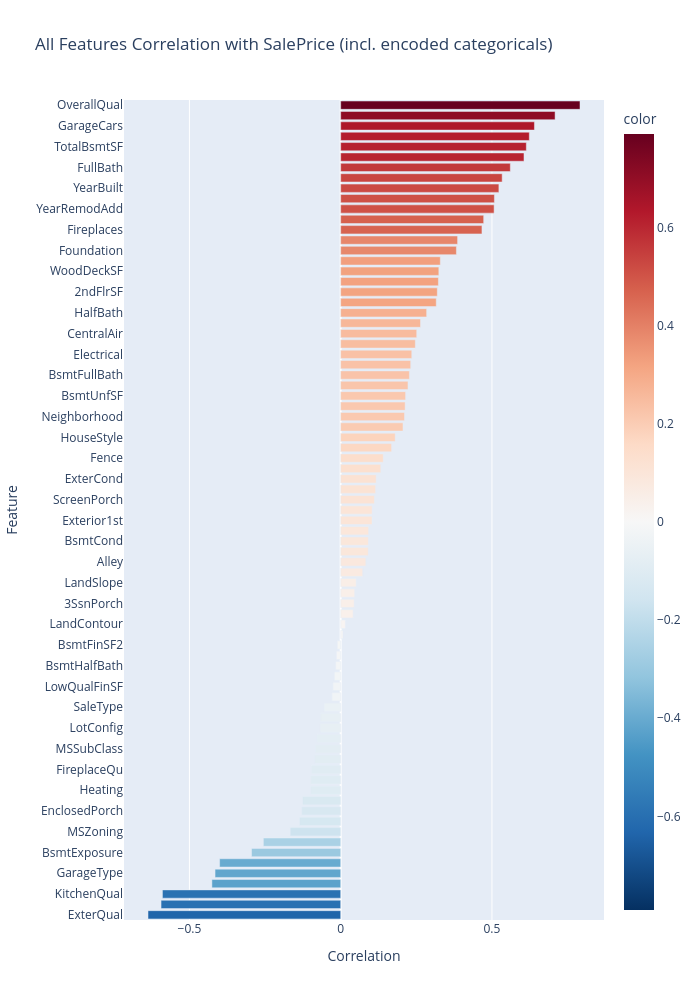

The cell this chart's notebook holds for it:
### Markdown cell above
### Correlation with encoded categorical values

Now, to be a bit more thorough, we will transform categorical data using ordinal encoding in order to add them to our correlation analysis.

### Code cell
# Ordinal-encode all string columns for correlation analysis
houses_encoded = houses.drop("Id").clone()
for col_name in houses_encoded.columns:
    if houses_encoded[col_name].dtype == pl.String:
        cats = sorted(houses_encoded[col_name].unique().to_list())
        mapping = {v: i for i, v in enumerate(cats)}
        houses_encoded = houses_encoded.with_columns(
            pl.col(col_name).replace_strict(mapping, return_dtype=pl.Int64)
        )

# Full correlation with SalePrice including encoded categoricals
corr_full = houses_encoded.to_pandas().corr()["SalePrice"].drop("SalePrice").sort_values(ascending=False)

fig = px.bar(
    x=corr_full.values, y=corr_full.index,
    orientation="h", color=corr_full.values,
    color_continuous_scale="RdBu_r", color_continuous_midpoint=0,
    title="All Features Correlation with SalePrice (incl. encoded categoricals)",
    labels={"x": "Correlation", "y": "Feature"},
)
fig.update_layout(height=1000, width=700, yaxis=dict(autorange="reversed"))
fig.show()

### Figure 1 — Plotly figure (JSON) as saved in the notebook; plotly's stock layout.template omitted (floating-point values rounded to 4 significant figures)
{"data": [{"hovertemplate": "Correlation=%{x}<br>Feature=%{y}<br>color=%{marker.color}<extra></extra>", "legendgroup": "", "marker": {"color": [0.791, 0.7086, 0.6404, 0.6234, 0.6136, 0.6059, 0.5607, 0.5337, 0.5229, 0.508, 0.5071, 0.4726, 0.4669, 0.3864, 0.3825, 0.3292, 0.3244, 0.323, 0.3193, 0.3159, 0.2841, 0.2638, 0.2513, 0.2467, 0.2349, 0.2314, 0.2271, 0.2224, 0.2145, 0.2131, 0.2109, 0.206, 0.1802, 0.1682, 0.1406, 0.1324, 0.1173, 0.1153, 0.1114, 0.1038, 0.1036, 0.0924, 0.0915, 0.09115, 0.08312, 0.07272, 0.05115, 0.04643, 0.04458, 0.04104, 0.01545, 0.007513, -0.01138, -0.01431, -0.01684, -0.02119, -0.02561, -0.02892, -0.05491, -0.06632, -0.0674, -0.07786, -0.08428, -0.08559, -0.09718, -0.09873, -0.09881, -0.1261, -0.1286, -0.1359, -0.1669, -0.2556, -0.2946, -0.4002, -0.4153, -0.4257, -0.5892, -0.5937, -0.6369], "coloraxis": "coloraxis", "pattern": {"shape": ""}}, "name": "", "orientation": "h", "showlegend": false, "textposition": "auto", "type": "bar", "x": [0.791, 0.7086, 0.6404, 0.6234, 0.6136, 0.6059, 0.5607, 0.5337, 0.5229, 0.508, 0.5071, 0.4726, 0.4669, 0.3864, 0.3825, 0.3292, 0.3244, 0.323, 0.3193, 0.3159, 0.2841, 0.2638, 0.2513, 0.2467, 0.2349, 0.2314, 0.2271, 0.2224, 0.2145, 0.2131, 0.2109, 0.206, 0.1802, 0.1682, 0.1406, 0.1324, 0.1173, 0.1153, 0.1114, 0.1038, 0.1036, 0.0924, 0.0915, 0.09115, 0.08312, 0.07272, 0.05115, 0.04643, 0.04458, 0.04104, 0.01545, 0.007513, -0.01138, -0.01431, -0.01684, -0.02119, -0.02561, -0.02892, -0.05491, -0.06632, -0.0674, -0.07786, -0.08428, -0.08559, -0.09718, -0.09873, -0.09881, -0.1261, -0.1286, -0.1359, -0.1669, -0.2556, -0.2946, -0.4002, -0.4153, -0.4257, -0.5892, -0.5937, -0.6369], "xaxis": "x", "y": ["OverallQual", "GrLivArea", "GarageCars", "GarageArea", "TotalBsmtSF", "1stFlrSF", "FullBath", "TotRmsAbvGrd", "YearBuilt", "GarageYrBlt", "YearRemodAdd", "MasVnrArea", "Fireplaces", "BsmtFinSF1", "Foundation", "LotFrontage", "WoodDeckSF", "MasVnrType", "2ndFlrSF", "OpenPorchSF", "HalfBath", "LotArea", "CentralAir", "GarageCond", "Electrical", "PavedDrive", "BsmtFullBath", "RoofStyle", "BsmtUnfSF", "SaleCondition", "Neighborhood", "GarageQual", "HouseStyle", "BedroomAbvGr", "Fence", "RoofMatl", "ExterCond", "Functional", "ScreenPorch", "Exterior2nd", "Exterior1st", "PoolArea", "BsmtCond", "Condition1", "Alley", "BsmtFinType2", "LandSlope", "MoSold", "3SsnPorch", "Street", "LandContour", "Condition2", "BsmtFinSF2", "Utilities", "BsmtHalfBath", "MiscVal", "LowQualFinSF", "YrSold", "SaleType", "MiscFeature", "LotConfig", "OverallCond", "MSSubClass", "BldgType", "FireplaceQu", "BsmtFinType1", "Heating", "PoolQC", "EnclosedPorch", "KitchenAbvGr", "MSZoning", "LotShape", "BsmtExposure", "HeatingQC", "GarageType", "GarageFinish", "KitchenQual", "BsmtQual", "ExterQual"], "yaxis": "y"}], "layout": {"barmode": "relative", "coloraxis": {"cmid": 0, "colorbar": {"title": {"text": "color"}}, "colorscale": [[0, "rgb(5,48,97)"], [0.1, "rgb(33,102,172)"], [0.2, "rgb(67,147,195)"], [0.3, "rgb(146,197,222)"], [0.4, "rgb(209,229,240)"], [0.5, "rgb(247,247,247)"], [0.6, "rgb(253,219,199)"], [0.7, "rgb(244,165,130)"], [0.8, "rgb(214,96,77)"], [0.9, "rgb(178,24,43)"], [1, "rgb(103,0,31)"]]}, "height": 1000, "legend": {"tracegroupgap": 0}, "title": {"text": "All Features Correlation with SalePrice (incl. encoded categoricals)"}, "width": 700, "xaxis": {"anchor": "y", "domain": [0, 1], "title": {"text": "Correlation"}}, "yaxis": {"anchor": "x", "autorange": "reversed", "domain": [0, 1], "title": {"text": "Feature"}}}}
